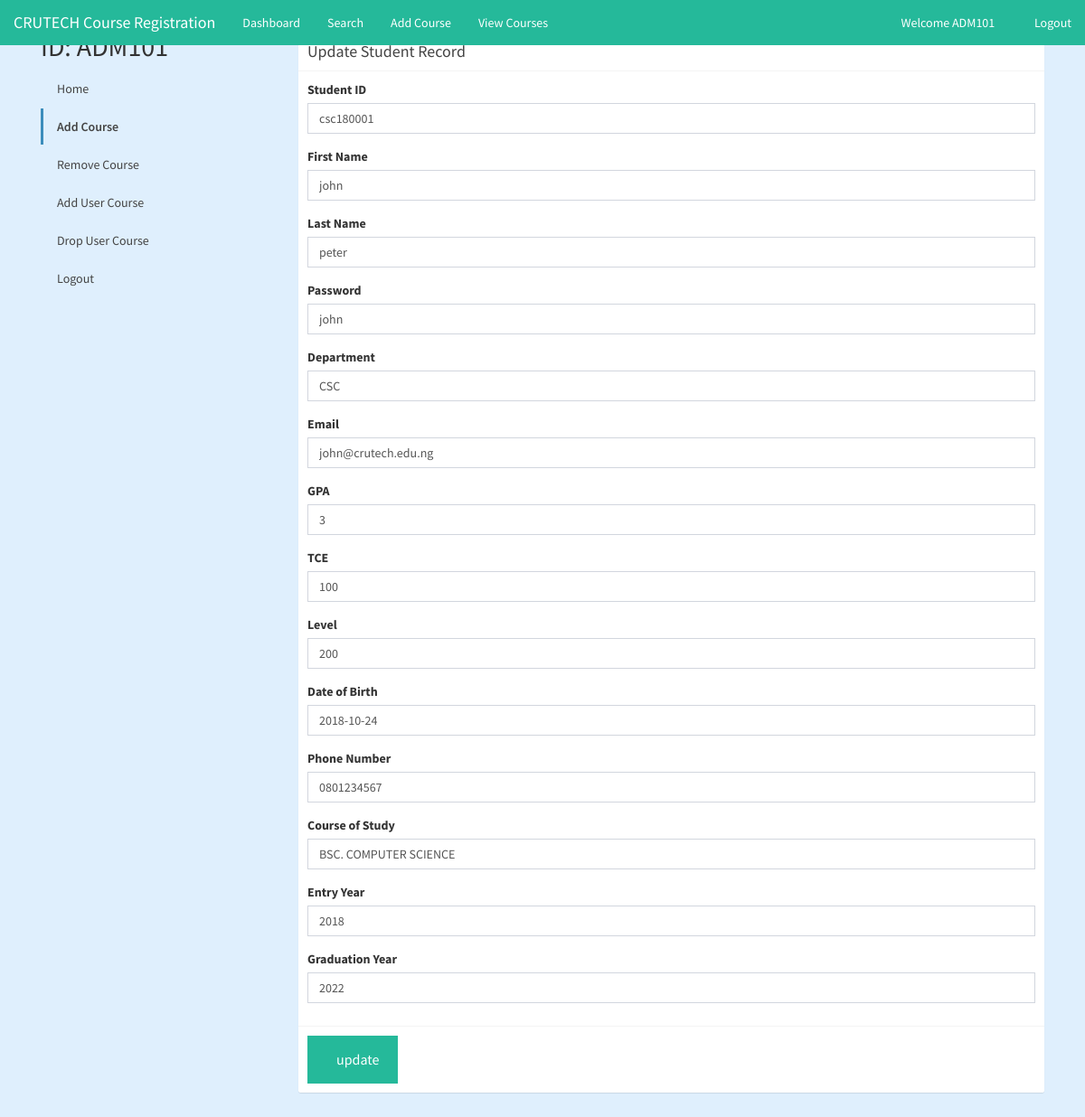
/admin/UpdateStudentDetails.php?sid=csc180001 (signed in), run on the app's committed database.
### tables this page shows
CREATE TABLE IF NOT EXISTS `tbl_students` (
  `sid` varchar(45) NOT NULL,
  `first_name` varchar(45) NOT NULL,
  `last_name` varchar(45) NOT NULL,
  `password` varchar(45) NOT NULL,
  `department` varchar(45) NOT NULL,
  `email` varchar(45) NOT NULL,
  `gpa` varchar(45) NOT NULL,
  `tce` int(3) NOT NULL,
  `level` int(3) NOT NULL,
  `dob` date NOT NULL,
  `phone` varchar(15) NOT NULL,
  `courseofstudy` varchar(100) NOT NULL,
  `entryyr` int(4) NOT NULL,
  `gradyr` int(4) NOT NULL,
  `profileimg` varchar(45) NOT NULL DEFAULT 'avatar.png',
  `lastlogin` timestamp NOT NULL DEFAULT CURRENT_TIMESTAMP,
  PRIMARY KEY (`sid`)
);

### admin/UpdateStudentDetails.php (the view, shortened to what this page needs)
<?php
include 'scripts/database-connection.php';
$sid = $_GET['sid'];
$result = mysqli_query($dbcon,"SELECT * FROM tbl_students WHERE sid ='$sid'");
if (mysqli_num_rows($result) > 0) {
	while ($row = mysqli_fetch_assoc($result))
	{
		$fname = $row['first_name'];
        $lname =  $row['last_name'];
        $password =  $row['password'];
        $department =  $row['department'];
        $email =  $row['email'];
        $gpa =  $row['gpa'];
        $tce =  $row['tce'];
        $level =  $row['level'];
        $dob =  $row['dob'];
        $phone =  $row['phone'];
        $cos =  $row['courseofstudy'];
        $entryyr = $row['entryyr'];
        $gradyr =  $row['gradyr'];
?>
<!DOCTYPE html>
<html lang="en">
<head>
    <link rel="stylesheet" href="css/bootstrap.min.css">
    <link rel="stylesheet" href="css/admin-style.css">
    <link rel="stylesheet" href="css/adminLTE.css">
</head>
    <body id="#home">
        <nav class="navbar navbar-fixed-top">
			<div class="container-fluid">
				<div class="navbar-header">
					<a href="../index.php" class="navbar-brand"> CRUTECH Course Registration</a>
				</div>
				<div class="collapse navbar-collapse" id="navbar">
                    <ul class="nav navbar-nav">
						<li><a href="admin-start.php">Dashboard</a></li>
						<li><a href="#">Search</a></li>
						<li><a href="#">Add Course</a></li>
						<li><a href="#">View Courses</a></li>
					</ul>
					<ul class="nav navbar-nav navbar-right">
                        <li><a href=""> Welcome <?php echo $_SESSION["id"]; ?></a></li>
						<li><?php echo "<a href='scripts/logout-admin.php'><span class='glyphicon glyphicon-log-out'></span> Logout</a>"; ?></li>
					</ul>
				</div>
			</div>
		</nav>
        <div class="container-fluid">
        <div class="row content">
    <div class="col-sm-3 sidenav">
      <h2>ID: <?php echo $_SESSION["id"]; ?></h2>
      <ul class="nav nav-pills nav-stacked">
	   <li><a href="welcomeAdmin.html">Home</a></li>
        <li class="active"><a href="AddCourses.html">Add Course</a></li>
		<li><a href="DeleteCourses.html">Remove Course</a></li>
		<li><a href="addUserCourse.html">Add User Course</a></li>
		<li><a href="dropUserCourse.html">Drop User Course</a></li>
		<li><a href="logout.php">Logout</a></li>
      </ul><br>
    </div>
    <div class="col-sm-9">
<div class="box box-primary">
<br>
            <div class="box-header with-border">
              <h3 class="box-title">Update Student Record</h3>
            </div>
            <form id="addCourses">
              <div class="box-body">
                <div class="form-group">
                  <label for="course_id">Student ID</label>
                  <input type="text" class="form-control" id="id" name="sid" value="<?php echo $sid; ?>" required>
                </div>
                <div class="form-group">
                  <label for="coursetitle">First Name</label>
                  <input type="text" class="form-control" id="fname" name="first_name" value="<?php echo $fname; ?>">
                </div>
                <div class="form-group">
                  <label for="courseunit">Last Name</label>
                  <input type="text" class="form-control" id="lname" name="last_name" value="<?php echo $lname; ?>">
                </div>
                <div class="form-group">
                  <label for="classlevel">Password</label>
                  <input type="text" class="form-control" id="password" name="password"  value="<?php echo $password; ?>">
                </div>
                <div class="form-group">
                  <label for="department">Department</label>
                  <input type="text" class="form-control" id="department" name="department" value="<?php echo $department; ?>">
                </div>
                <div class="form-group">
                  <label for="courselecturer">Email</label>
                  <input type="text" class="form-control" id="email" name="email" value="<?php echo $email; ?>">
                </div>
                <div class="form-group">
                  <label for="coursesemester">GPA</label>
                  <input type="text" class="form-control" id="gpa" name="gpa" value="<?php echo $gpa; ?>">
                </div>
                <div class="form-group">
                  <label for="descr">TCE</label>
                  <input type="text" class="form-control" id="tce" name="tce" value="<?php echo $tce; ?>">
                </div>
                <div class="form-group">
                  <label for="descr">Level</label>
                  <input type="text" class="form-control" id="level" name="level" value="<?php echo $level; ?>">
                </div>
                <div class="form-group">
                  <label for="descr">Date of Birth</label>
                  <input type="text" class="form-control" id="dob" name="dob" value="<?php echo $dob; ?>">
                </div>
                <div class="form-group">
                  <label for="descr">Phone Number</label>
                  <input type="text" class="form-control" id="phone" name="phone" value="<?php echo $phone; ?>">
                </div>
                <div class="form-group">
                  <label for="descr">Course of Study</label>
                  <input type="text" class="form-control" id="cos" name="courseofstudy" value="<?php echo $cos; ?>">
                </div>
                <div class="form-group">
                  <label for="descr">Entry Year</label>
                  <input type="text" class="form-control" id="entryyr" name="entryyr" value="<?php echo $entryyr; ?>">
                </div>
                <div class="form-group">
                  <label for="descr">Graduation Year</label>
                  <input type="text" class="form-control" id="gradyr" name="gradyr" value="<?php echo $gradyr; ?>">
                </div>
              </div>
              <div class="box-footer">
              <input id="buttons" type="button" class="button" style="width: 100px;" name="update" value="update">
              </div>
            </form>
          </div>
          </div>
          </div>
          </div>
<?php
	}
} else {
	echo "No data found";
}?>
    </body>
</html>

### admin/css/admin-style.css (style rules this page uses)
body { font-family: 'Nunito', sans-serif; background-color: rgba(223, 239, 253, 0.993); }
.navbar { background-color: #25B99A; margin-bottom: 0; border: 0; border-radius: 0; overflow: hidden; }
.navbar li a, .navbar-brand { color: #FFFFFF !important; }
.navbar { border-color: #FFFFFF; }
.button { background-color: #25B99A; border: none; color: #FFFFFF; padding: 15px 32px; text-align: center; display: inline-block; font-size: 16px; }

### data on the page
tbl_students: first_name "john", last_name "peter", password "john", department "CSC", email "john@crutech.edu.ng", gpa "3", tce "100", level "200", dob "2018-10-24", phone "0801234567", courseofstudy "BSC. COMPUTER SCIENCE", entryyr "2018", gradyr "2022"
